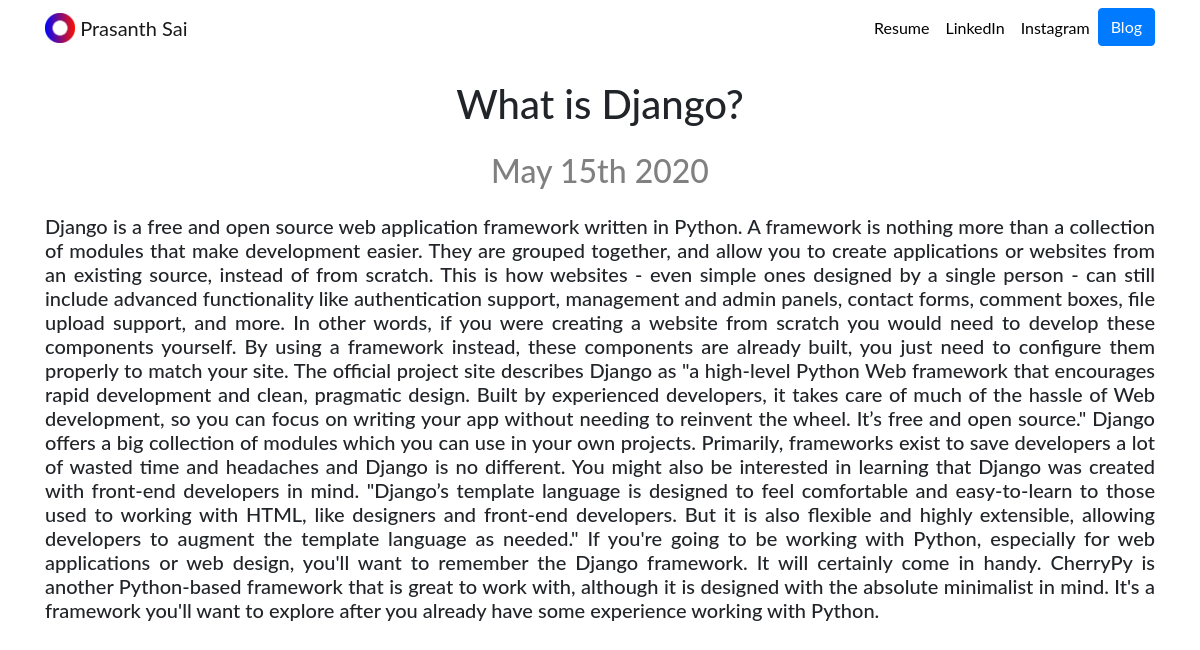
/blog/5/, run on the app's committed database.
### blog/models.py (models this page shows, shortened)
class blog_data(models.Model):
    title = models.CharField(max_length=100)
    date = models.DateField()
    description = models.TextField()

### blog/views.py (the view)
# urls.py: path('<int:blog_id>/', views.detail_view, name = 'detail')
def detail_view(request, blog_id):
    blog = get_object_or_404(blog_data, pk = blog_id)
    return render(request, 'detail_view.html', {'blog_dta':blog})

### blog/templates/detail_view.html (shortened to what this page needs)
{% extends 'bootstrap_content.html' %}
{% block content %}
<h1 class="font-weight text-center my-4">{{ blog_dta.title }}</h1>
<h2 class="font-weight text-center my-4" style="color: gray">{{ blog_dta.date|date:'F jS Y' }}</h2>
<h5 align="justify">{{ blog_dta.description|safe }}</h5>
{% endblock %}

### portfolio/static/portfolio/custom.css (style rules this page uses)
body { font-family: 'Lato', sans-serif; }

### data on the page
blog_data: title "What is Django?", date "May 15th 2020", description "Django is a free and open source web application framework written in Python. A framework is nothing more than a collection of modules that make development easier. They are grouped together, and allow you to create applications or websites from an existing source, instead of from scratch. This is how websites - even simple ones designed by a single person - can still include advanced functionality like authentication support, management and admin panels, contact forms, comment boxes, file upload support, and more. In other words, if you were creating a website from scratch you would need to develop these components yourself. By using a framework instead, these components are already built,…"
